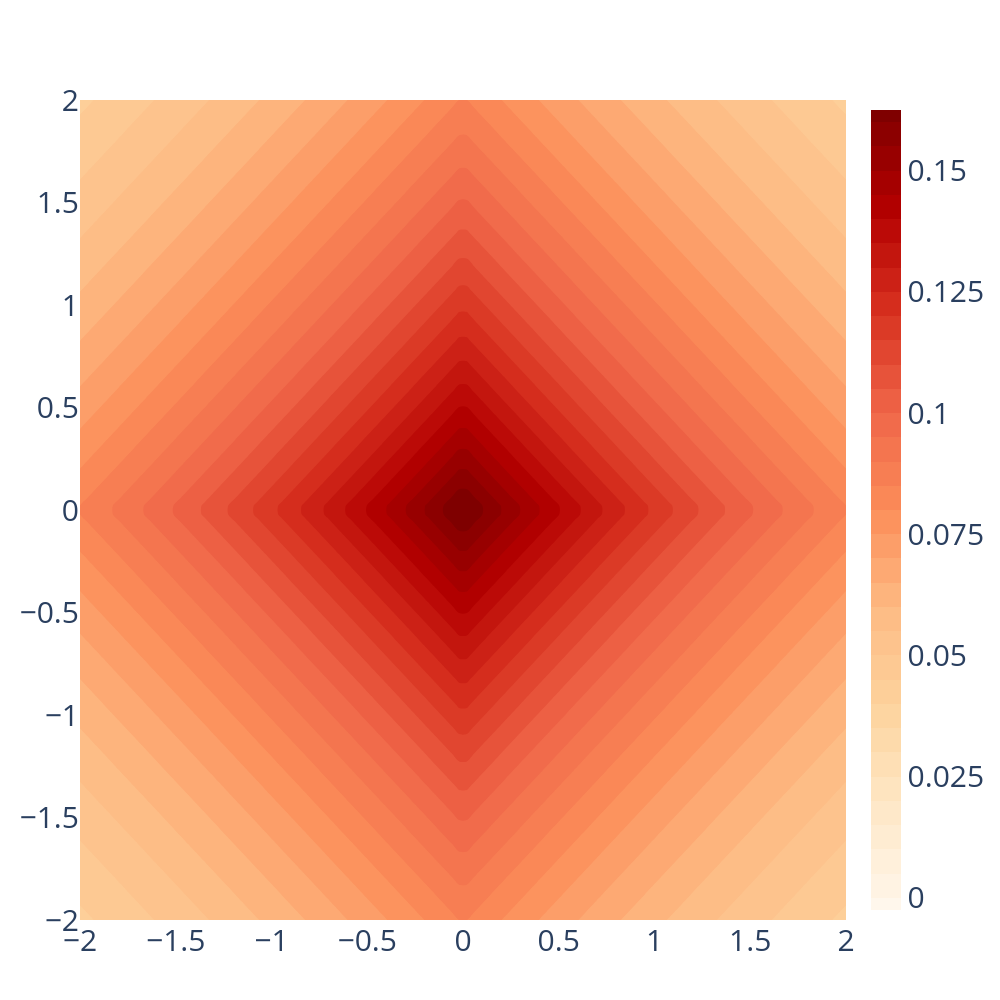

The code cell stored with this chart in its notebook:
### Code cell
prb = lap

fig = go.Figure(data=
    go.Contour(
        z=prb,
        x=s1,
        y=s2,
        colorscale="OrRd",
        line_smoothing=0.85,
        contours=dict(
            start=0,
            end=prb.max(),
            size=0.005,
        ),
        line_width=0,
    ),
)
fig.update_layout(autosize=False, width=1000, height=1000, font_size=30)
fig.show()
